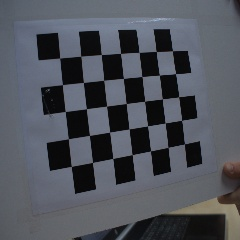
#> input picture chessboard0.jpg, 240 x 240 px, found by its file name
$ python task_b.py   (older library calls are emulated)
#> lines starting #> are read from the running program, lines starting #| are printed output that depends on the picture
import numpy as np
from PIL import Image
import math
import cv2


def LoG_kernel(size, sigma):
    # https: // homepages.inf.ed.ac.uk/rbf/HIPR2/log.htm
    x, y = np.meshgrid(np.arange(-(size-1)//2, (size-1)//2+1),
                       np.arange(-(size-1)//2, (size-1)//2+1))
    frac1 = (-1/(math.pi*sigma**4))
    frac2 = (1 - ((x**2+y**2)/(2*sigma**2)))
    expo = np.exp(-((x**2)+(y**2))/(2*(sigma**2)))

    return frac1*frac2*expo


def convolve(image, kernel):
    img_shape = image.shape
#> img_shape = (240, 240)
    kernel_shape = kernel.shape
    # Compute the output shape
    output_shape = (img_shape[0] - kernel_shape[0] + 1,
                    img_shape[1] - kernel_shape[1] + 1)
#> output_shape = (234, 234)
    # Initialize the output image
    output_image = np.zeros(output_shape)
    # Perform the convolution
    for i in range(output_shape[0]):
        for j in range(output_shape[1]):
            output_image[i, j] = (
                image[i:i + kernel_shape[0], j:j + kernel_shape[1]] * kernel).sum()
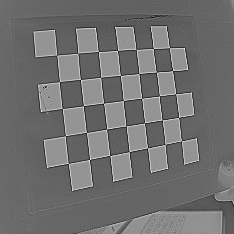
#> output_image: shape (234, 234) float64; min -354.8, max 235.7, mean -95.5; drawn with min black and max white
    return output_image


def LoG(image, size, sigma):
    kernel = LoG_kernel(size, sigma)
    convolved_array = convolve(image, kernel)
    return convolved_array


# Load an image and convert it to grayscale
img = np.array(Image.open(
    '/home/pdvorak/school/pvso/PVSO_Zadania_Hasprun_Dvorak/chessboard0.jpg').convert('L'))

output_arr = LoG(img, 7, 0.5)
image = cv2.imread(
    '/home/pdvorak/school/pvso/PVSO_Zadania_Hasprun_Dvorak/chessboard0.jpg')

ddepth = cv2.CV_16S
kernel_size = 3
src_gray = cv2.cvtColor(image, cv2.COLOR_BGR2GRAY)

dst = cv2.Laplacian(src_gray, ddepth, ksize=kernel_size)
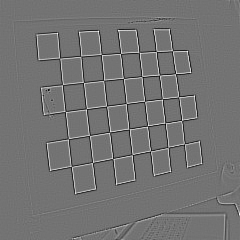
#> dst: shape (240, 240) int16; min -518, max 626, mean 0; drawn with min black and max white

abs_dst = cv2.convertScaleAbs(dst)
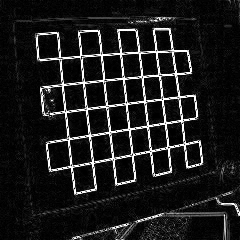
#> abs_dst: shape (240, 240); min 0, max 255, mean 28.6
cv2.imshow('Opencv Edge detection', abs_dst)
cv2.imshow('From Scratch Edge detection', output_arr)
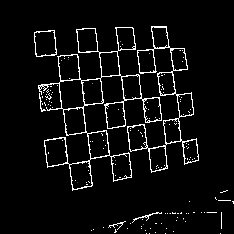
#> window 'From Scratch Edge detection': shape (234, 234); min 0, max 255, mean 13.3
cv2.waitKey(0)
